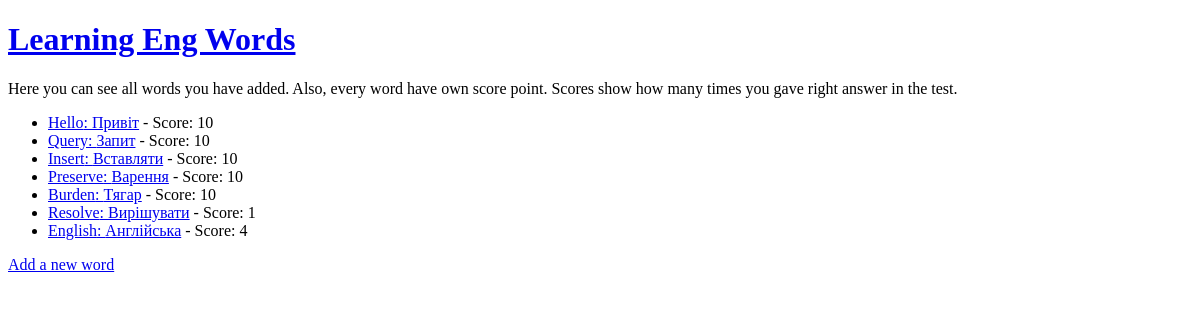
/mywords/, run on an earlier commit of the app's database.
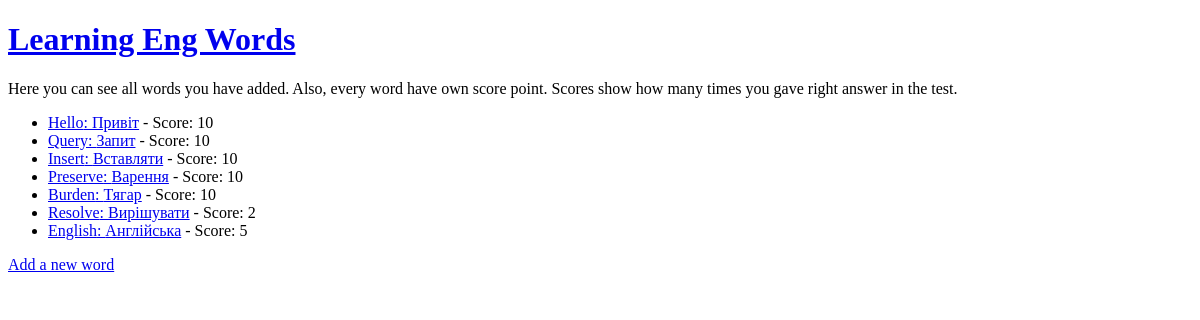
And on a later commit of the database.
### base/models.py (models this page shows, shortened)
class Word(models.Model):
    eng_word = models.CharField(max_length=50, blank=False)
    translate_word = models.CharField(max_length=200, blank=False)
    date = models.DateField(auto_now=True)
    score = models.IntegerField(default=0)
    objects = models.Manager

### base/views.py (the view)
# urls.py: path('mywords/', views.words, name='mywords'),
def words(request):
    mywords = Word.objects.all().values()
    template = loader.get_template('base/mywords.html')
    context = {
        'mywords': mywords,
    }
    return HttpResponse(template.render(context, request))

### base/templates/base/mywords.html (shortened to what this page needs)
{% extends "base/master.html" %}
{% block content %}
    <h1><a href="/ ">Learning Eng Words</a> </h1>
    <p>Here you can see all words you have added. Also, every word have own score point. Scores show how many times you
    gave right answer in the test.</p>
    <ul>
        {% for x in mywords %}
            <li><a href="details/{{ x.id }}"> {{ x.eng_word }}: {{ x.translate_word }}</a> - Score: {{ x.score }}</li>
        {% endfor %}
    </ul>
    <a href="/create_word">Add a new word</a>
{% endblock %}

What changed in the data, as far as the page shows it:
changed Word "Resolve": score "1" → "2"
changed Word "English": score "4" → "5"
